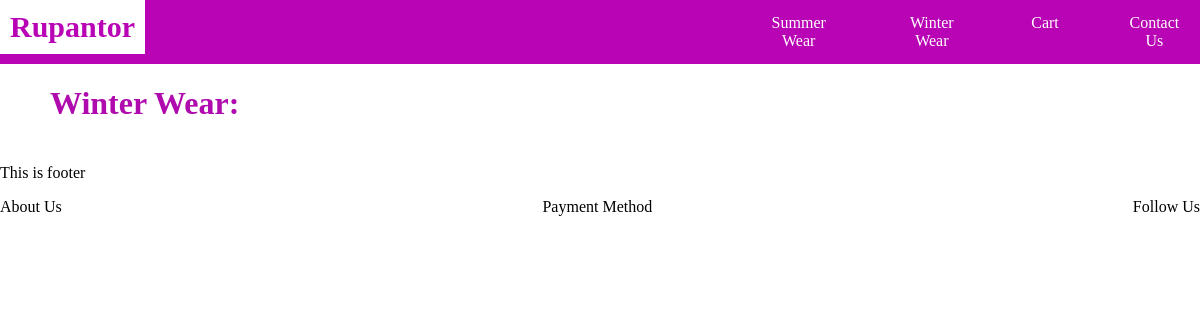
The app's page /winterwear/, older data.
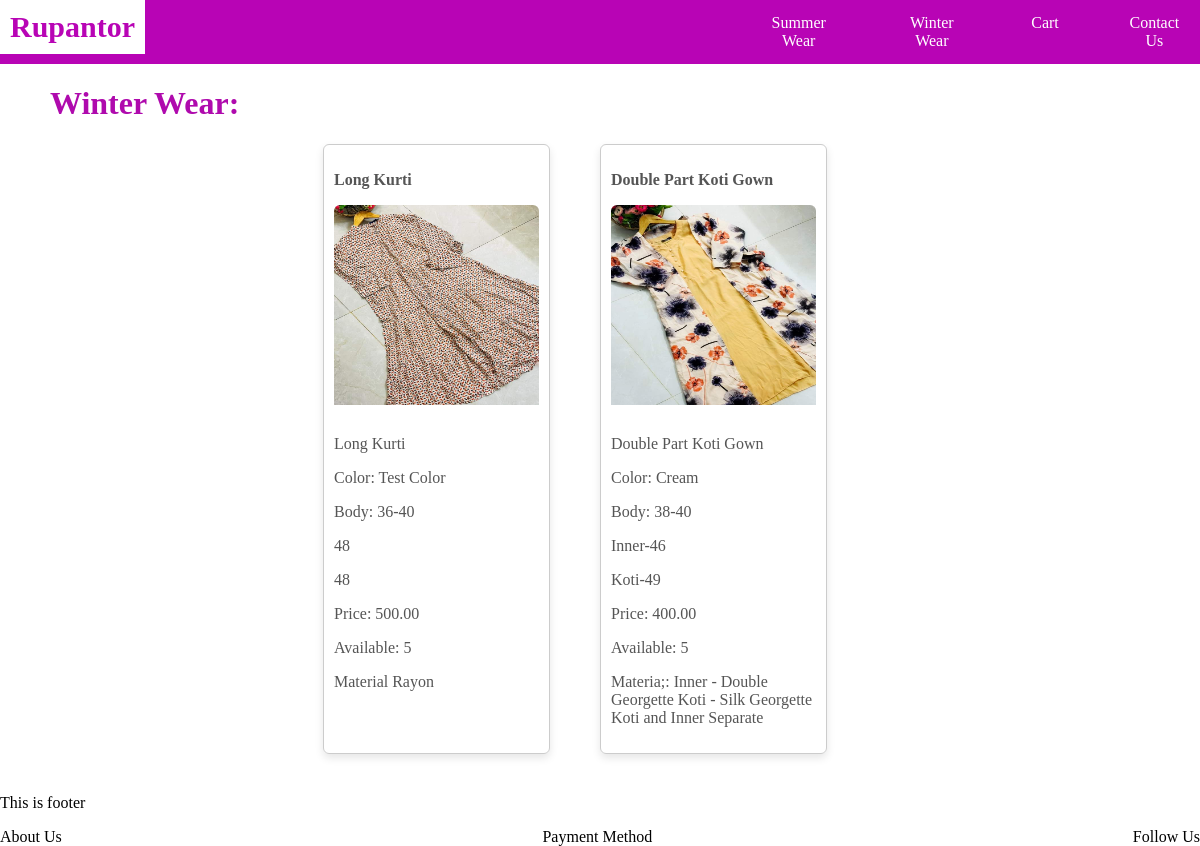
The same page, newer data.
### management/models.py (models this page shows, shortened)
class Wears(models.Model):
    categoryChoice = [
        ('SummerWear', 'Summerwear'),
        ('WinterWear', 'Winterwear')
    ]
    productId = models.AutoField(primary_key=True)
    category = models.CharField(max_length=20, choices=categoryChoice)
    productName = models.CharField(max_length=100)
    productColor = models.CharField(max_length=50, null=True)
    productBody = models.CharField(max_length=30, null=True)
    frontLength = models.CharField(max_length=30, null=True)
    backLength = models.CharField(max_length=30, null=True)
    productPrice = models.DecimalField(max_digits=8, decimal_places=2)
    available = models.IntegerField()
    description = models.TextField()
    productImage = models.ImageField(blank=True)

### management/views.py (the view)
# urls.py: path('winterwear/', views.winterwear, name='winterwear'),
def winterwear(request):
    wears = Wears.objects.all().values()
    context = {
        'wears' : wears
    }
    template = loader.get_template('winterwear.html')
    return HttpResponse(template.render(context, request))

### management/templates/winterwear.html (shortened to what this page needs)
<!DOCTYPE html>
<html lang="en">
<head>
</head>
<body>
    {% include 'header.html' %}
    <h1 class="category-title">Winter Wear:</h1>
    <div class="card-container">
        {% for product in wears %}
            {% if product.category == "WinterWear" %}
                <div class="card">
                <p><strong>{{ product.productName }}</strong></p>
                    <img src="/media/{{ product.productImage }}" alt="no image">
                    <p>{{ product.productName }}</p>
                    <p>Color: {{ product.productColor }}</p>
                    <p>Body: {{ product.productBody }}</p>
                    <p> {{ product.frontLength }}</p>
                    {% if product.backLength == "0" %}
                    {% else %}
                        <p>{{ product.backLength }}</p>
                    {% endif %}
                    <p>Price: {{ product.productPrice }}</p>
                    <p>Available: {{ product.available }}</p>
                    <p>{{ product.description }}</p>
                </div>
            {% endif %}
        {% endfor %}
    </div>
    {% include 'footer.html' %}
</body>
</html>

Row changes from the older to the newer data that the page shows:
now on this page (row edited): Wears: productName "Long Kurti", productImage (picture), productColor "Test Color", productBody "36-40", frontLength "48", backLength "48", productPrice "500.00", available "5", description "Material Rayon"
added Wears: productName "Double Part Koti Gown", productImage (picture), productColor "Cream", productBody "38-40", frontLength "Inner-46", backLength "Koti-49", productPrice "400.00", available "5", description "Materia;: Inner - Double Georgette Koti - Silk Georgette Koti and Inner Separate"
